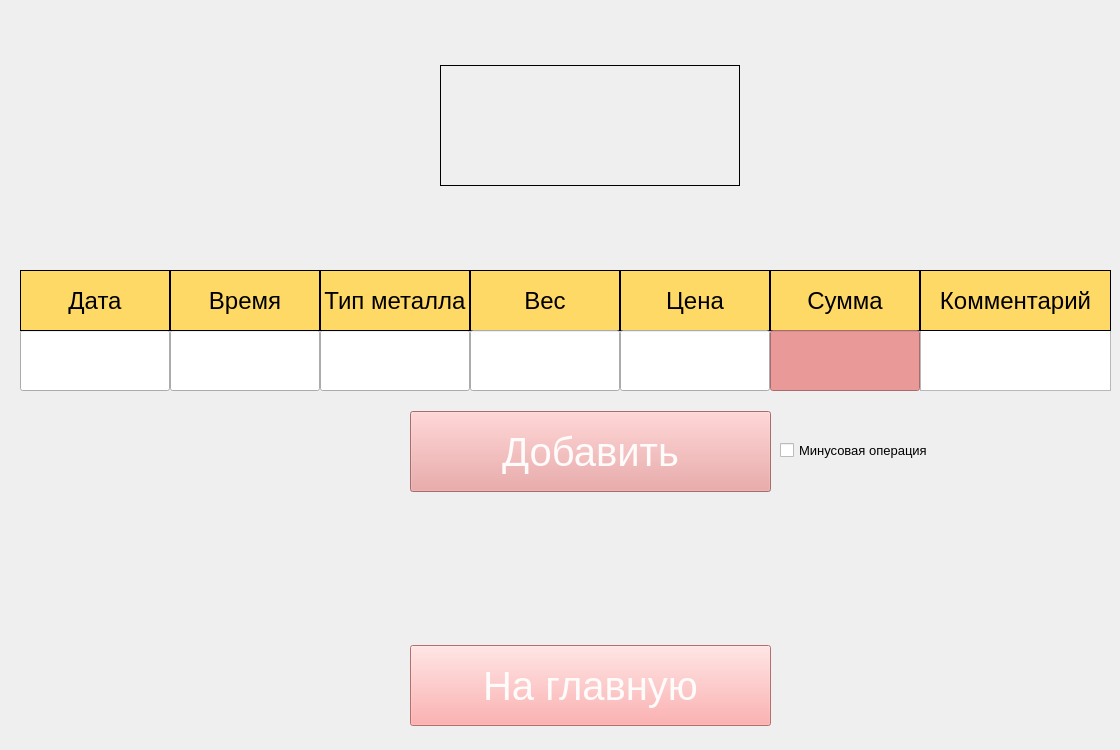
<?xml version="1.0" encoding="UTF-8"?>
<ui version="4.0">
 <class>Form</class>
 <widget class="QWidget" name="Form">
  <property name="geometry">
   <rect>
    <x>0</x>
    <y>0</y>
    <width>1120</width>
    <height>750</height>
   </rect>
  </property>
  <property name="windowTitle">
   <string>Form</string>
  </property>
  <widget class="QLineEdit" name="lineEdit_date">
   <property name="geometry">
    <rect>
     <x>20</x>
     <y>330</y>
     <width>150</width>
     <height>61</height>
    </rect>
   </property>
   <property name="font">
    <font>
     <pointsize>20</pointsize>
     <weight>50</weight>
     <italic>false</italic>
     <bold>false</bold>
     <underline>false</underline>
     <strikeout>false</strikeout>
     <kerning>true</kerning>
    </font>
   </property>
   <property name="focusPolicy">
    <enum>Qt::NoFocus</enum>
   </property>
   <property name="text">
    <string/>
   </property>
   <property name="alignment">
    <set>Qt::AlignCenter</set>
   </property>
  </widget>
  <widget class="QPushButton" name="btn_goBack">
   <property name="geometry">
    <rect>
     <x>410</x>
     <y>645</y>
     <width>361</width>
     <height>81</height>
    </rect>
   </property>
   <property name="font">
    <font>
     <pointsize>30</pointsize>
    </font>
   </property>
   <property name="styleSheet">
    <string notr="true">background-color: rgb(255, 153, 153);
color: rgb(254, 251, 251);</string>
   </property>
   <property name="text">
    <string>На главную</string>
   </property>
  </widget>
  <widget class="QLabel" name="label_quantity">
   <property name="geometry">
    <rect>
     <x>470</x>
     <y>270</y>
     <width>150</width>
     <height>61</height>
    </rect>
   </property>
   <property name="font">
    <font>
     <pointsize>18</pointsize>
    </font>
   </property>
   <property name="styleSheet">
    <string notr="true">background-color: rgb(255, 217, 102);</string>
   </property>
   <property name="frameShape">
    <enum>QFrame::Box</enum>
   </property>
   <property name="text">
    <string>Вес</string>
   </property>
   <property name="alignment">
    <set>Qt::AlignCenter</set>
   </property>
  </widget>
  <widget class="QLabel" name="label_sum">
   <property name="geometry">
    <rect>
     <x>770</x>
     <y>270</y>
     <width>150</width>
     <height>61</height>
    </rect>
   </property>
   <property name="font">
    <font>
     <pointsize>18</pointsize>
    </font>
   </property>
   <property name="styleSheet">
    <string notr="true">background-color: rgb(255, 217, 102);</string>
   </property>
   <property name="frameShape">
    <enum>QFrame::Box</enum>
   </property>
   <property name="text">
    <string>Сумма</string>
   </property>
   <property name="alignment">
    <set>Qt::AlignCenter</set>
   </property>
  </widget>
  <widget class="QLineEdit" name="lineEdit_sum">
   <property name="enabled">
    <bool>true</bool>
   </property>
   <property name="geometry">
    <rect>
     <x>770</x>
     <y>330</y>
     <width>150</width>
     <height>61</height>
    </rect>
   </property>
   <property name="font">
    <font>
     <pointsize>18</pointsize>
     <weight>50</weight>
     <italic>false</italic>
     <bold>false</bold>
     <underline>false</underline>
     <strikeout>false</strikeout>
     <kerning>true</kerning>
    </font>
   </property>
   <property name="focusPolicy">
    <enum>Qt::NoFocus</enum>
   </property>
   <property name="styleSheet">
    <string notr="true">background-color: rgb(234, 153, 153);</string>
   </property>
   <property name="text">
    <string/>
   </property>
   <property name="alignment">
    <set>Qt::AlignCenter</set>
   </property>
  </widget>
  <widget class="QPushButton" name="btn_add">
   <property name="geometry">
    <rect>
     <x>410</x>
     <y>411</y>
     <width>361</width>
     <height>81</height>
    </rect>
   </property>
   <property name="font">
    <font>
     <pointsize>30</pointsize>
    </font>
   </property>
   <property name="styleSheet">
    <string notr="true">background-color: rgb(234, 153, 153);
color: rgb(254, 251, 251);</string>
   </property>
   <property name="text">
    <string>Добавить</string>
   </property>
  </widget>
  <widget class="QPlainTextEdit" name="plainText_comment">
   <property name="geometry">
    <rect>
     <x>920</x>
     <y>330</y>
     <width>191</width>
     <height>61</height>
    </rect>
   </property>
   <property name="font">
    <font>
     <pointsize>15</pointsize>
    </font>
   </property>
   <property name="plainText">
    <string/>
   </property>
  </widget>
  <widget class="QLabel" name="label_price">
   <property name="geometry">
    <rect>
     <x>620</x>
     <y>270</y>
     <width>150</width>
     <height>61</height>
    </rect>
   </property>
   <property name="font">
    <font>
     <pointsize>18</pointsize>
    </font>
   </property>
   <property name="styleSheet">
    <string notr="true">background-color: rgb(255, 217, 102);</string>
   </property>
   <property name="frameShape">
    <enum>QFrame::Box</enum>
   </property>
   <property name="text">
    <string>Цена</string>
   </property>
   <property name="alignment">
    <set>Qt::AlignCenter</set>
   </property>
  </widget>
  <widget class="QLabel" name="label_date">
   <property name="geometry">
    <rect>
     <x>20</x>
     <y>270</y>
     <width>150</width>
     <height>61</height>
    </rect>
   </property>
   <property name="font">
    <font>
     <pointsize>18</pointsize>
    </font>
   </property>
   <property name="styleSheet">
    <string notr="true">background-color: rgb(255, 217, 102);</string>
   </property>
   <property name="frameShape">
    <enum>QFrame::Box</enum>
   </property>
   <property name="text">
    <string>Дата</string>
   </property>
   <property name="alignment">
    <set>Qt::AlignCenter</set>
   </property>
  </widget>
  <widget class="QCheckBox" name="checkBox_negative">
   <property name="geometry">
    <rect>
     <x>780</x>
     <y>435</y>
     <width>151</width>
     <height>31</height>
    </rect>
   </property>
   <property name="font">
    <font>
     <pointsize>10</pointsize>
    </font>
   </property>
   <property name="text">
    <string>Минусовая операция</string>
   </property>
  </widget>
  <widget class="QLabel" name="label_comment">
   <property name="geometry">
    <rect>
     <x>920</x>
     <y>270</y>
     <width>191</width>
     <height>61</height>
    </rect>
   </property>
   <property name="font">
    <font>
     <pointsize>18</pointsize>
    </font>
   </property>
   <property name="styleSheet">
    <string notr="true">background-color: rgb(255, 217, 102);</string>
   </property>
   <property name="frameShape">
    <enum>QFrame::Box</enum>
   </property>
   <property name="text">
    <string>Комментарий</string>
   </property>
   <property name="alignment">
    <set>Qt::AlignCenter</set>
   </property>
  </widget>
  <widget class="QLabel" name="label_answer">
   <property name="enabled">
    <bool>true</bool>
   </property>
   <property name="geometry">
    <rect>
     <x>440</x>
     <y>65</y>
     <width>300</width>
     <height>121</height>
    </rect>
   </property>
   <property name="font">
    <font>
     <pointsize>15</pointsize>
    </font>
   </property>
   <property name="autoFillBackground">
    <bool>false</bool>
   </property>
   <property name="styleSheet">
    <string notr="true"/>
   </property>
   <property name="inputMethodHints">
    <set>Qt::ImhNone</set>
   </property>
   <property name="frameShape">
    <enum>QFrame::Box</enum>
   </property>
   <property name="text">
    <string/>
   </property>
   <property name="alignment">
    <set>Qt::AlignCenter</set>
   </property>
  </widget>
  <widget class="QLineEdit" name="lineEdit_time">
   <property name="geometry">
    <rect>
     <x>170</x>
     <y>330</y>
     <width>150</width>
     <height>61</height>
    </rect>
   </property>
   <property name="font">
    <font>
     <pointsize>20</pointsize>
     <weight>50</weight>
     <italic>false</italic>
     <bold>false</bold>
     <underline>false</underline>
     <strikeout>false</strikeout>
     <kerning>true</kerning>
    </font>
   </property>
   <property name="focusPolicy">
    <enum>Qt::NoFocus</enum>
   </property>
   <property name="text">
    <string/>
   </property>
   <property name="alignment">
    <set>Qt::AlignCenter</set>
   </property>
  </widget>
  <widget class="QLineEdit" name="lineEdit_price">
   <property name="geometry">
    <rect>
     <x>620</x>
     <y>330</y>
     <width>150</width>
     <height>61</height>
    </rect>
   </property>
   <property name="font">
    <font>
     <pointsize>18</pointsize>
     <weight>50</weight>
     <italic>false</italic>
     <bold>false</bold>
     <underline>false</underline>
     <strikeout>false</strikeout>
     <kerning>true</kerning>
    </font>
   </property>
   <property name="focusPolicy">
    <enum>Qt::ClickFocus</enum>
   </property>
   <property name="text">
    <string/>
   </property>
   <property name="alignment">
    <set>Qt::AlignCenter</set>
   </property>
  </widget>
  <widget class="QLineEdit" name="lineEdit_metal">
   <property name="geometry">
    <rect>
     <x>320</x>
     <y>330</y>
     <width>150</width>
     <height>61</height>
    </rect>
   </property>
   <property name="font">
    <font>
     <pointsize>15</pointsize>
     <weight>50</weight>
     <italic>false</italic>
     <bold>false</bold>
     <underline>false</underline>
     <strikeout>false</strikeout>
     <kerning>true</kerning>
    </font>
   </property>
   <property name="focusPolicy">
    <enum>Qt::NoFocus</enum>
   </property>
   <property name="text">
    <string/>
   </property>
   <property name="alignment">
    <set>Qt::AlignCenter</set>
   </property>
  </widget>
  <widget class="QLabel" name="label_time">
   <property name="geometry">
    <rect>
     <x>170</x>
     <y>270</y>
     <width>150</width>
     <height>61</height>
    </rect>
   </property>
   <property name="font">
    <font>
     <pointsize>18</pointsize>
    </font>
   </property>
   <property name="styleSheet">
    <string notr="true">background-color: rgb(255, 217, 102);</string>
   </property>
   <property name="frameShape">
    <enum>QFrame::Box</enum>
   </property>
   <property name="text">
    <string>Время</string>
   </property>
   <property name="alignment">
    <set>Qt::AlignCenter</set>
   </property>
  </widget>
  <widget class="QLabel" name="label_typeMetal">
   <property name="geometry">
    <rect>
     <x>320</x>
     <y>270</y>
     <width>150</width>
     <height>61</height>
    </rect>
   </property>
   <property name="font">
    <font>
     <pointsize>18</pointsize>
    </font>
   </property>
   <property name="styleSheet">
    <string notr="true">background-color: rgb(255, 217, 102);</string>
   </property>
   <property name="frameShape">
    <enum>QFrame::Box</enum>
   </property>
   <property name="text">
    <string>Тип металла</string>
   </property>
   <property name="alignment">
    <set>Qt::AlignCenter</set>
   </property>
  </widget>
  <widget class="QLineEdit" name="lineEdit_quantity">
   <property name="geometry">
    <rect>
     <x>470</x>
     <y>330</y>
     <width>150</width>
     <height>61</height>
    </rect>
   </property>
   <property name="font">
    <font>
     <pointsize>18</pointsize>
     <weight>50</weight>
     <italic>false</italic>
     <bold>false</bold>
     <underline>false</underline>
     <strikeout>false</strikeout>
     <kerning>true</kerning>
    </font>
   </property>
   <property name="text">
    <string/>
   </property>
   <property name="alignment">
    <set>Qt::AlignCenter</set>
   </property>
  </widget>
 </widget>
 <resources/>
 <connections/>
</ui>
